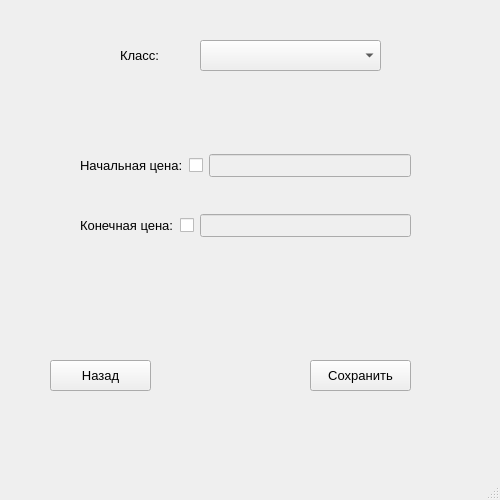
<?xml version="1.0" encoding="UTF-8"?>
<ui version="4.0">
 <class>MainWindow</class>
 <widget class="QMainWindow" name="MainWindow">
  <property name="geometry">
   <rect>
    <x>0</x>
    <y>0</y>
    <width>500</width>
    <height>500</height>
   </rect>
  </property>
  <property name="windowTitle">
   <string>Редактирование классов</string>
  </property>
  <widget class="QWidget" name="centralwidget">
   <widget class="QPushButton" name="saveBtn">
    <property name="geometry">
     <rect>
      <x>310</x>
      <y>360</y>
      <width>101</width>
      <height>31</height>
     </rect>
    </property>
    <property name="font">
     <font>
      <pointsize>10</pointsize>
     </font>
    </property>
    <property name="text">
     <string>Сохранить</string>
    </property>
   </widget>
   <widget class="QPushButton" name="backBtn">
    <property name="geometry">
     <rect>
      <x>50</x>
      <y>360</y>
      <width>101</width>
      <height>31</height>
     </rect>
    </property>
    <property name="font">
     <font>
      <pointsize>10</pointsize>
     </font>
    </property>
    <property name="text">
     <string>Назад</string>
    </property>
   </widget>
   <widget class="QComboBox" name="classComboBox">
    <property name="geometry">
     <rect>
      <x>200</x>
      <y>40</y>
      <width>181</width>
      <height>31</height>
     </rect>
    </property>
    <property name="font">
     <font>
      <pointsize>10</pointsize>
     </font>
    </property>
   </widget>
   <widget class="QLabel" name="label">
    <property name="geometry">
     <rect>
      <x>120</x>
      <y>40</y>
      <width>61</width>
      <height>31</height>
     </rect>
    </property>
    <property name="font">
     <font>
      <pointsize>10</pointsize>
     </font>
    </property>
    <property name="text">
     <string>Класс:</string>
    </property>
   </widget>
   <widget class="QWidget" name="horizontalLayoutWidget">
    <property name="geometry">
     <rect>
      <x>80</x>
      <y>200</y>
      <width>331</width>
      <height>51</height>
     </rect>
    </property>
    <layout class="QHBoxLayout" name="horizontalLayout">
     <item>
      <widget class="QLabel" name="label_3">
       <property name="font">
        <font>
         <pointsize>10</pointsize>
        </font>
       </property>
       <property name="text">
        <string>Конечная цена:</string>
       </property>
      </widget>
     </item>
     <item>
      <widget class="QCheckBox" name="highCheckBox">
       <property name="font">
        <font>
         <pointsize>10</pointsize>
        </font>
       </property>
       <property name="text">
        <string/>
       </property>
      </widget>
     </item>
     <item>
      <widget class="QLineEdit" name="highLineEdit">
       <property name="enabled">
        <bool>false</bool>
       </property>
       <property name="font">
        <font>
         <pointsize>10</pointsize>
        </font>
       </property>
      </widget>
     </item>
    </layout>
   </widget>
   <widget class="QWidget" name="horizontalLayoutWidget_2">
    <property name="geometry">
     <rect>
      <x>80</x>
      <y>140</y>
      <width>331</width>
      <height>51</height>
     </rect>
    </property>
    <layout class="QHBoxLayout" name="horizontalLayout_2">
     <item>
      <widget class="QLabel" name="label_2">
       <property name="font">
        <font>
         <pointsize>10</pointsize>
        </font>
       </property>
       <property name="text">
        <string>Начальная цена:</string>
       </property>
      </widget>
     </item>
     <item>
      <widget class="QCheckBox" name="lowCheckBox">
       <property name="font">
        <font>
         <pointsize>10</pointsize>
        </font>
       </property>
       <property name="text">
        <string/>
       </property>
      </widget>
     </item>
     <item>
      <widget class="QLineEdit" name="lowLineEdit">
       <property name="enabled">
        <bool>false</bool>
       </property>
       <property name="font">
        <font>
         <pointsize>10</pointsize>
        </font>
       </property>
      </widget>
     </item>
    </layout>
   </widget>
  </widget>
  <widget class="QMenuBar" name="menubar">
   <property name="geometry">
    <rect>
     <x>0</x>
     <y>0</y>
     <width>500</width>
     <height>26</height>
    </rect>
   </property>
  </widget>
  <widget class="QStatusBar" name="statusbar"/>
 </widget>
 <resources/>
 <connections>
  <connection>
   <sender>lowCheckBox</sender>
   <signal>toggled(bool)</signal>
   <receiver>lowLineEdit</receiver>
   <slot>setEnabled(bool)</slot>
   <hints>
    <hint type="sourcelabel">
     <x>228</x>
     <y>190</y>
    </hint>
    <hint type="destinationlabel">
     <x>326</x>
     <y>191</y>
    </hint>
   </hints>
  </connection>
  <connection>
   <sender>highCheckBox</sender>
   <signal>toggled(bool)</signal>
   <receiver>highLineEdit</receiver>
   <slot>setEnabled(bool)</slot>
   <hints>
    <hint type="sourcelabel">
     <x>219</x>
     <y>250</y>
    </hint>
    <hint type="destinationlabel">
     <x>322</x>
     <y>251</y>
    </hint>
   </hints>
  </connection>
 </connections>
</ui>
